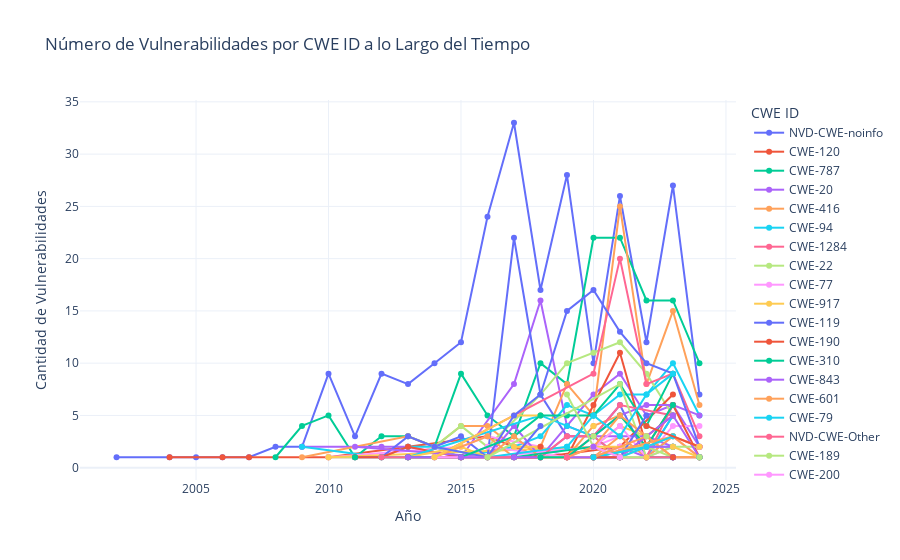

Write notebook code for a chart like this one.
### Markdown cell above
## Conclusión del Análisis

En el análisis del sistema CVSS, el **Vector String** emerge como un componente crucial para el cálculo del **Impact Score**, la **Explotabilidad** y el **Puntaje Base**. Al consolidar las características específicas de una vulnerabilidad en un formato estandarizado, el Vector String permite una evaluación uniforme y objetiva del riesgo asociado.

Esta estandarización facilita la comparación y priorización de vulnerabilidades, proporcionando una base sólida para la toma de decisiones informadas respecto a las medidas de mitigación. La capacidad del Vector String para encapsular diversos factores de riesgo asegura que las evaluaciones sean coherentes y precisas, optimizando así el proceso de gestión de vulnerabilidades y fortaleciendo la seguridad general del sistema.

### Code cell
import plotly.graph_objects as go

# Conectar a la base de datos y recuperar los datos
conn = mysql.connector.connect(**db_config)
cursor = conn.cursor()

query = """SELECT cwe.id,
                  cwe.cve_id,
                  cwe.cwe_id
            FROM cwe"""

cursor.execute(query)
results = cursor.fetchall()
df = pd.DataFrame(results, columns=['id', 'cve_id', 'cwe_id'])

# Extraer el año del CVE ID
df['year'] = df['cve_id'].str.extract(r'CVE-(\d{4})').astype(int)

# Contar la cantidad de vulnerabilidades por año y cwe_id
count_df = df.groupby(['year', 'cwe_id']).size().reset_index(name='count')

# Crear la gráfica interactiva con Plotly
fig = go.Figure()

for cwe_id in count_df['cwe_id'].unique():
    subset = count_df[count_df['cwe_id'] == cwe_id]
    fig.add_trace(go.Scatter(
        x=subset['year'],
        y=subset['count'],
        mode='lines+markers',
        name=cwe_id,
        line=dict(smoothing=0.3)  # Suaviza la línea
    ))

# Configurar el diseño de la gráfica
fig.update_layout(
    title='Número de Vulnerabilidades por CWE ID a lo Largo del Tiempo',
    xaxis_title='Año',
    yaxis_title='Cantidad de Vulnerabilidades',
    legend_title='CWE ID',
    template='plotly_white'
)

# Mostrar la gráfica
fig.show()

# Cerrar la conexión
cursor.close()
conn.close()

### Figure 1 — Plotly figure (JSON) as saved in the notebook; plotly's stock layout.template omitted (floating-point values rounded to 4 significant figures)
{"data": [{"line": {"smoothing": 0.3}, "mode": "lines+markers", "name": "NVD-CWE-noinfo", "type": "scatter", "x": [2002, 2004, 2005, 2006, 2007, 2008, 2009, 2010, 2011, 2012, 2013, 2014, 2015, 2016, 2017, 2018, 2019, 2020, 2021, 2022, 2023, 2024], "y": [1, 1, 1, 1, 1, 2, 2, 9, 3, 9, 8, 10, 12, 24, 33, 17, 28, 10, 26, 12, 27, 7]}, {"line": {"smoothing": 0.3}, "mode": "lines+markers", "name": "CWE-120", "type": "scatter", "x": [2004, 2006, 2007, 2010, 2013, 2016, 2017, 2018, 2019, 2020, 2021, 2023], "y": [1, 1, 1, 1, 2, 3, 2, 1, 1, 1, 1, 5]}, {"line": {"smoothing": 0.3}, "mode": "lines+markers", "name": "CWE-787", "type": "scatter", "x": [2008, 2009, 2010, 2011, 2012, 2013, 2014, 2015, 2016, 2017, 2018, 2019, 2020, 2021, 2022, 2023, 2024], "y": [1, 4, 5, 1, 3, 3, 2, 9, 5, 3, 10, 8, 22, 22, 16, 16, 10]}, {"line": {"smoothing": 0.3}, "mode": "lines+markers", "name": "CWE-20", "type": "scatter", "x": [2009, 2012, 2013, 2015, 2017, 2018, 2019, 2020, 2021, 2022, 2023, 2024], "y": [2, 2, 2, 1, 8, 16, 4, 7, 9, 5, 6, 2]}, {"line": {"smoothing": 0.3}, "mode": "lines+markers", "name": "CWE-416", "type": "scatter", "x": [2009, 2013, 2014, 2015, 2016, 2017, 2018, 2019, 2020, 2021, 2022, 2023, 2024], "y": [1, 3, 2, 4, 4, 2, 2, 8, 5, 25, 8, 15, 6]}, {"line": {"smoothing": 0.3}, "mode": "lines+markers", "name": "CWE-94", "type": "scatter", "x": [2009, 2012, 2013, 2014, 2015, 2017, 2018, 2019, 2020, 2021, 2022, 2023, 2024], "y": [2, 1, 2, 2, 1, 2, 3, 6, 5, 7, 7, 10, 5]}, {"line": {"smoothing": 0.3}, "mode": "lines+markers", "name": "CWE-1284", "type": "scatter", "x": [2010, 2022], "y": [1, 1]}, {"line": {"smoothing": 0.3}, "mode": "lines+markers", "name": "CWE-22", "type": "scatter", "x": [2010, 2013, 2014, 2015, 2016, 2018, 2019, 2020, 2021, 2022, 2023], "y": [1, 1, 2, 4, 2, 7, 10, 11, 12, 9, 5]}, {"line": {"smoothing": 0.3}, "mode": "lines+markers", "name": "CWE-77", "type": "scatter", "x": [2010, 2015, 2016, 2018, 2019, 2020, 2021, 2022, 2023, 2024], "y": [1, 2, 3, 2, 1, 2, 3, 1, 4, 4]}, {"line": {"smoothing": 0.3}, "mode": "lines+markers", "name": "CWE-917", "type": "scatter", "x": [2010, 2020, 2021, 2022], "y": [1, 2, 4, 3]}, {"line": {"smoothing": 0.3}, "mode": "lines+markers", "name": "CWE-119", "type": "scatter", "x": [2011, 2012, 2013, 2014, 2015, 2016, 2017, 2018, 2019, 2020, 2021, 2022, 2023], "y": [1, 1, 3, 2, 3, 1, 22, 7, 3, 3, 6, 1, 5]}, {"line": {"smoothing": 0.3}, "mode": "lines+markers", "name": "CWE-190", "type": "scatter", "x": [2011, 2012, 2013, 2015, 2016, 2018, 2021, 2023], "y": [1, 1, 2, 1, 1, 1, 2, 7]}, {"line": {"smoothing": 0.3}, "mode": "lines+markers", "name": "CWE-310", "type": "scatter", "x": [2011], "y": [1]}, {"line": {"smoothing": 0.3}, "mode": "lines+markers", "name": "CWE-843", "type": "scatter", "x": [2011, 2016, 2017, 2018, 2019, 2020, 2021, 2022, 2023, 2024], "y": [2, 1, 4, 1, 4, 3, 5, 6, 6, 5]}, {"line": {"smoothing": 0.3}, "mode": "lines+markers", "name": "CWE-601", "type": "scatter", "x": [2012, 2021], "y": [1, 1]}, {"line": {"smoothing": 0.3}, "mode": "lines+markers", "name": "CWE-79", "type": "scatter", "x": [2012, 2013, 2018, 2019, 2020, 2021, 2022, 2023], "y": [1, 1, 5, 4, 3, 1, 1, 5]}, {"line": {"smoothing": 0.3}, "mode": "lines+markers", "name": "NVD-CWE-Other", "type": "scatter", "x": [2012, 2014, 2020, 2021, 2022, 2023, 2024], "y": [1, 1, 9, 20, 8, 9, 3]}, {"line": {"smoothing": 0.3}, "mode": "lines+markers", "name": "CWE-189", "type": "scatter", "x": [2013], "y": [1]}, {"line": {"smoothing": 0.3}, "mode": "lines+markers", "name": "CWE-200", "type": "scatter", "x": [2013, 2015, 2016, 2019, 2020, 2021, 2022, 2023, 2024], "y": [1, 1, 2, 1, 1, 1, 1, 3, 1]}, {"line": {"smoothing": 0.3}, "mode": "lines+markers", "name": "CWE-264", "type": "scatter", "x": [2013, 2015, 2016], "y": [1, 2, 1]}, {"line": {"smoothing": 0.3}, "mode": "lines+markers", "name": "CWE-276", "type": "scatter", "x": [2013], "y": [1]}, {"line": {"smoothing": 0.3}, "mode": "lines+markers", "name": "CWE-287", "type": "scatter", "x": [2013, 2015, 2018, 2019, 2020, 2021, 2022, 2023, 2024], "y": [1, 1, 1, 1, 6, 11, 2, 6, 1]}, {"line": {"smoothing": 0.3}, "mode": "lines+markers", "name": "CWE-665", "type": "scatter", "x": [2013, 2020, 2022], "y": [1, 1, 2]}, {"line": {"smoothing": 0.3}, "mode": "lines+markers", "name": "CWE-74", "type": "scatter", "x": [2013, 2018, 2019, 2020, 2022, 2023], "y": [1, 1, 3, 3, 3, 2]}, {"line": {"smoothing": 0.3}, "mode": "lines+markers", "name": "CWE-125", "type": "scatter", "x": [2014, 2016, 2017, 2020, 2021, 2022, 2023, 2024], "y": [1, 3, 1, 1, 3, 1, 3, 1]}, {"line": {"smoothing": 0.3}, "mode": "lines+markers", "name": "CWE-255", "type": "scatter", "x": [2014], "y": [1]}, {"line": {"smoothing": 0.3}, "mode": "lines+markers", "name": "CWE-284", "type": "scatter", "x": [2014, 2019, 2020, 2021, 2022, 2023], "y": [1, 1, 3, 1, 1, 6]}, {"line": {"smoothing": 0.3}, "mode": "lines+markers", "name": "CWE-352", "type": "scatter", "x": [2014, 2016, 2020], "y": [2, 1, 1]}, {"line": {"smoothing": 0.3}, "mode": "lines+markers", "name": "CWE-362", "type": "scatter", "x": [2014, 2016, 2020, 2021, 2022, 2023], "y": [1, 1, 2, 4, 1, 2]}, {"line": {"smoothing": 0.3}, "mode": "lines+markers", "name": "CWE-399", "type": "scatter", "x": [2014, 2017, 2018], "y": [1, 5, 5]}, {"line": {"smoothing": 0.3}, "mode": "lines+markers", "name": "CWE-78", "type": "scatter", "x": [2014, 2016, 2017, 2018, 2019, 2020, 2021, 2022, 2023, 2024], "y": [2, 1, 5, 7, 15, 17, 13, 10, 9, 2]}, {"line": {"smoothing": 0.3}, "mode": "lines+markers", "name": "CWE-254", "type": "scatter", "x": [2015], "y": [1]}, {"line": {"smoothing": 0.3}, "mode": "lines+markers", "name": "CWE-502", "type": "scatter", "x": [2015, 2017, 2018, 2019, 2020, 2021, 2022, 2023], "y": [1, 3, 5, 5, 5, 8, 4, 9]}, {"line": {"smoothing": 0.3}, "mode": "lines+markers", "name": "CWE-824", "type": "scatter", "x": [2015, 2022], "y": [1, 1]}, {"line": {"smoothing": 0.3}, "mode": "lines+markers", "name": "CWE-434", "type": "scatter", "x": [2016, 2017, 2018, 2019, 2020, 2021], "y": [1, 3, 1, 1, 4, 5]}, {"line": {"smoothing": 0.3}, "mode": "lines+markers", "name": "CWE-611", "type": "scatter", "x": [2016, 2019], "y": [1, 2]}, {"line": {"smoothing": 0.3}, "mode": "lines+markers", "name": "CWE-89", "type": "scatter", "x": [2016, 2017, 2018, 2019, 2020, 2021, 2023], "y": [1, 1, 1, 3, 3, 6, 5]}, {"line": {"smoothing": 0.3}, "mode": "lines+markers", "name": "CWE-918", "type": "scatter", "x": [2016, 2021, 2022, 2023, 2024], "y": [1, 8, 1, 2, 2]}, {"line": {"smoothing": 0.3}, "mode": "lines+markers", "name": "CWE-281", "type": "scatter", "x": [2017], "y": [1]}, {"line": {"smoothing": 0.3}, "mode": "lines+markers", "name": "CWE-326", "type": "scatter", "x": [2017, 2018], "y": [2, 2]}, {"line": {"smoothing": 0.3}, "mode": "lines+markers", "name": "CWE-404", "type": "scatter", "x": [2017, 2018], "y": [1, 4]}, {"line": {"smoothing": 0.3}, "mode": "lines+markers", "name": "CWE-522", "type": "scatter", "x": [2017, 2020, 2021], "y": [1, 1, 1]}, {"line": {"smoothing": 0.3}, "mode": "lines+markers", "name": "CWE-552", "type": "scatter", "x": [2017, 2020], "y": [1, 2]}, {"line": {"smoothing": 0.3}, "mode": "lines+markers", "name": "CWE-755", "type": "scatter", "x": [2017, 2018, 2020, 2021, 2022, 2024], "y": [1, 1, 1, 2, 1, 1]}, {"line": {"smoothing": 0.3}, "mode": "lines+markers", "name": "CWE-134", "type": "scatter", "x": [2018, 2019, 2020, 2021], "y": [1, 1, 1, 1]}, {"line": {"smoothing": 0.3}, "mode": "lines+markers", "name": "CWE-36", "type": "scatter", "x": [2018], "y": [1]}, {"line": {"smoothing": 0.3}, "mode": "lines+markers", "name": "CWE-388", "type": "scatter", "x": [2018], "y": [1]}, {"line": {"smoothing": 0.3}, "mode": "lines+markers", "name": "CWE-401", "type": "scatter", "x": [2018, 2023], "y": [1, 1]}, {"line": {"smoothing": 0.3}, "mode": "lines+markers", "name": "CWE-415", "type": "scatter", "x": [2018, 2020, 2021], "y": [1, 1, 2]}, {"line": {"smoothing": 0.3}, "mode": "lines+markers", "name": "CWE-732", "type": "scatter", "x": [2018, 2019, 2021, 2022], "y": [1, 1, 1, 1]}, {"line": {"smoothing": 0.3}, "mode": "lines+markers", "name": "CWE-749", "type": "scatter", "x": [2018], "y": [1]}, {"line": {"smoothing": 0.3}, "mode": "lines+markers", "name": "CWE-80", "type": "scatter", "x": [2018], "y": [2]}, {"line": {"smoothing": 0.3}, "mode": "lines+markers", "name": "CWE-863", "type": "scatter", "x": [2018, 2019, 2021, 2022, 2023], "y": [1, 1, 5, 2, 6]}, {"line": {"smoothing": 0.3}, "mode": "lines+markers", "name": "CWE-122", "type": "scatter", "x": [2019, 2021, 2023, 2024], "y": [1, 1, 5, 1]}, {"line": {"smoothing": 0.3}, "mode": "lines+markers", "name": "CWE-269", "type": "scatter", "x": [2019, 2020, 2021, 2023, 2024], "y": [1, 2, 5, 1, 1]}, {"line": {"smoothing": 0.3}, "mode": "lines+markers", "name": "CWE-306", "type": "scatter", "x": [2019, 2020, 2021, 2022, 2023], "y": [2, 5, 3, 7, 9]}, {"line": {"smoothing": 0.3}, "mode": "lines+markers", "name": "CWE-521", "type": "scatter", "x": [2019], "y": [1]}, {"line": {"smoothing": 0.3}, "mode": "lines+markers", "name": "CWE-59", "type": "scatter", "x": [2019, 2020, 2021, 2022, 2023], "y": [7, 2, 1, 2, 1]}, {"line": {"smoothing": 0.3}, "mode": "lines+markers", "name": "CWE-1056", "type": "scatter", "x": [2020], "y": [1]}, {"line": {"smoothing": 0.3}, "mode": "lines+markers", "name": "CWE-1188", "type": "scatter", "x": [2020, 2022, 2023], "y": [2, 2, 3]}, {"line": {"smoothing": 0.3}, "mode": "lines+markers", "name": "CWE-121", "type": "scatter", "x": [2020, 2021, 2022], "y": [1, 1, 5]}, {"line": {"smoothing": 0.3}, "mode": "lines+markers", "name": "CWE-131", "type": "scatter", "x": [2020], "y": [1]}, {"line": {"smoothing": 0.3}, "mode": "lines+markers", "name": "CWE-178", "type": "scatter", "x": [2020], "y": [1]}, {"line": {"smoothing": 0.3}, "mode": "lines+markers", "name": "CWE-23", "type": "scatter", "x": [2020, 2021], "y": [1, 1]}, {"line": {"smoothing": 0.3}, "mode": "lines+markers", "name": "CWE-288", "type": "scatter", "x": [2020, 2023, 2024], "y": [1, 3, 2]}, {"line": {"smoothing": 0.3}, "mode": "lines+markers", "name": "CWE-295", "type": "scatter", "x": [2020, 2022, 2023], "y": [1, 2, 2]}, {"line": {"smoothing": 0.3}, "mode": "lines+markers", "name": "CWE-330", "type": "scatter", "x": [2020], "y": [1]}, {"line": {"smoothing": 0.3}, "mode": "lines+markers", "name": "CWE-347", "type": "scatter", "x": [2020], "y": [3]}, {"line": {"smoothing": 0.3}, "mode": "lines+markers", "name": "CWE-400", "type": "scatter", "x": [2020, 2021, 2023], "y": [2, 1, 1]}, {"line": {"smoothing": 0.3}, "mode": "lines+markers", "name": "CWE-427", "type": "scatter", "x": [2020], "y": [4]}, {"line": {"smoothing": 0.3}, "mode": "lines+markers", "name": "CWE-697", "type": "scatter", "x": [2020], "y": [1]}, {"line": {"smoothing": 0.3}, "mode": "lines+markers", "name": "CWE-706", "type": "scatter", "x": [2020, 2021], "y": [1, 1]}, {"line": {"smoothing": 0.3}, "mode": "lines+markers", "name": "CWE-73", "type": "scatter", "x": [2020], "y": [1]}, {"line": {"smoothing": 0.3}, "mode": "lines+markers", "name": "CWE-770", "type": "scatter", "x": [2020], "y": [2]}, {"line": {"smoothing": 0.3}, "mode": "lines+markers", "name": "CWE-798", "type": "scatter", "x": [2020, 2022, 2023, 2024], "y": [1, 3, 1, 1]}, {"line": {"smoothing": 0.3}, "mode": "lines+markers", "name": "CWE-91", "type": "scatter", "x": [2020], "y": [1]}, {"line": {"smoothing": 0.3}, "mode": "lines+markers", "name": "CWE-191", "type": "scatter", "x": [2021], "y": [1]}, {"line": {"smoothing": 0.3}, "mode": "lines+markers", "name": "CWE-193", "type": "scatter", "x": [2021], "y": [1]}, {"line": {"smoothing": 0.3}, "mode": "lines+markers", "name": "CWE-270", "type": "scatter", "x": [2021], "y": [1]}, {"line": {"smoothing": 0.3}, "mode": "lines+markers", "name": "CWE-285", "type": "scatter", "x": [2021], "y": [1]}, {"line": {"smoothing": 0.3}, "mode": "lines+markers", "name": "CWE-425", "type": "scatter", "x": [2021], "y": [1]}, {"line": {"smoothing": 0.3}, "mode": "lines+markers", "name": "CWE-494", "type": "scatter", "x": [2021], "y": [1]}, {"line": {"smoothing": 0.3}, "mode": "lines+markers", "name": "CWE-497", "type": "scatter", "x": [2021], "y": [1]}, {"line": {"smoothing": 0.3}, "mode": "lines+markers", "name": "CWE-667", "type": "scatter", "x": [2021], "y": [1]}, {"line": {"smoothing": 0.3}, "mode": "lines+markers", "name": "CWE-669", "type": "scatter", "x": [2021], "y": [1]}, {"line": {"smoothing": 0.3}, "mode": "lines+markers", "name": "CWE-754", "type": "scatter", "x": [2021, 2023], "y": [1, 3]}, {"line": {"smoothing": 0.3}, "mode": "lines+markers", "name": "CWE-782", "type": "scatter", "x": [2021], "y": [1]}, {"line": {"smoothing": 0.3}, "mode": "lines+markers", "name": "CWE-862", "type": "scatter", "x": [2021, 2022], "y": [1, 1]}, {"line": {"smoothing": 0.3}, "mode": "lines+markers", "name": "CWE-912", "type": "scatter", "x": [2021], "y": [1]}, {"line": {"smoothing": 0.3}, "mode": "lines+markers", "name": "CWE-116", "type": "scatter", "x": [2022], "y": [2]}, {"line": {"smoothing": 0.3}, "mode": "lines+markers", "name": "CWE-197", "type": "scatter", "x": [2022], "y": [1]}, {"line": {"smoothing": 0.3}, "mode": "lines+markers", "name": "CWE-290", "type": "scatter", "x": [2022, 2024], "y": [4, 2]}, {"line": {"smoothing": 0.3}, "mode": "lines+markers", "name": "CWE-345", "type": "scatter", "x": [2022, 2023], "y": [1, 1]}, {"line": {"smoothing": 0.3}, "mode": "lines+markers", "name": "CWE-367", "type": "scatter", "x": [2022, 2023], "y": [2, 2]}, {"line": {"smoothing": 0.3}, "mode": "lines+markers", "name": "CWE-406", "type": "scatter", "x": [2022], "y": [1]}, {"line": {"smoothing": 0.3}, "mode": "lines+markers", "name": "CWE-426", "type": "scatter", "x": [2022], "y": [2]}, {"line": {"smoothing": 0.3}, "mode": "lines+markers", "name": "CWE-444", "type": "scatter", "x": [2022, 2023], "y": [1, 1]}, {"line": {"smoothing": 0.3}, "mode": "lines+markers", "name": "CWE-610", "type": "scatter", "x": [2022], "y": [3]}, {"line": {"smoothing": 0.3}, "mode": "lines+markers", "name": "CWE-664", "type": "scatter", "x": [2022], "y": [1]}, {"line": {"smoothing": 0.3}, "mode": "lines+markers", "name": "CWE-703", "type": "scatter", "x": [2022], "y": [1]}, {"line": {"smoothing": 0.3}, "mode": "lines+markers", "name": "CWE-294", "type": "scatter", "x": [2023], "y": [1]}, {"line": {"smoothing": 0.3}, "mode": "lines+markers", "name": "CWE-303", "type": "scatter", "x": [2023], "y": [1]}, {"line": {"smoothing": 0.3}, "mode": "lines+markers", "name": "CWE-351", "type": "scatter", "x": [2023], "y": [1]}, {"line": {"smoothing": 0.3}, "mode": "lines+markers", "name": "CWE-420", "type": "scatter", "x": [2023], "y": [1]}, {"line": {"smoothing": 0.3}, "mode": "lines+markers", "name": "CWE-473", "type": "scatter", "x": [2023], "y": [2]}, {"line": {"smoothing": 0.3}, "mode": "lines+markers", "name": "CWE-532", "type": "scatter", "x": [2023], "y": [2]}, {"line": {"smoothing": 0.3}, "mode": "lines+markers", "name": "CWE-591", "type": "scatter", "x": [2023], "y": [1]}, {"line": {"smoothing": 0.3}, "mode": "lines+markers", "name": "CWE-640", "type": "scatter", "x": [2023], "y": [2]}, {"line": {"smoothing": 0.3}, "mode": "lines+markers", "name": "CWE-662", "type": "scatter", "x": [2023], "y": [1]}, {"line": {"smoothing": 0.3}, "mode": "lines+markers", "name": "CWE-822", "type": "scatter", "x": [2023, 2024], "y": [2, 1]}, {"line": {"smoothing": 0.3}, "mode": "lines+markers", "name": "CWE-823", "type": "scatter", "x": [2023], "y": [1]}, {"line": {"smoothing": 0.3}, "mode": "lines+markers", "name": "CWE-95", "type": "scatter", "x": [2023], "y": [1]}, {"line": {"smoothing": 0.3}, "mode": "lines+markers", "name": "CWE-1336", "type": "scatter", "x": [2024], "y": [1]}, {"line": {"smoothing": 0.3}, "mode": "lines+markers", "name": "CWE-280", "type": "scatter", "x": [2024], "y": [1]}, {"line": {"smoothing": 0.3}, "mode": "lines+markers", "name": "CWE-506", "type": "scatter", "x": [2024], "y": [1]}, {"line": {"smoothing": 0.3}, "mode": "lines+markers", "name": "CWE-670", "type": "scatter", "x": [2024], "y": [1]}, {"line": {"smoothing": 0.3}, "mode": "lines+markers", "name": "CWE-693", "type": "scatter", "x": [2024], "y": [2]}, {"line": {"smoothing": 0.3}, "mode": "lines+markers", "name": "CWE-783", "type": "scatter", "x": [2024], "y": [1]}, {"line": {"smoothing": 0.3}, "mode": "lines+markers", "name": "CWE-835", "type": "scatter", "x": [2024], "y": [2]}, {"line": {"smoothing": 0.3}, "mode": "lines+markers", "name": "CWE-908", "type": "scatter", "x": [2024], "y": [2]}], "layout": {"legend": {"title": {"text": "CWE ID"}}, "title": {"text": "Número de Vulnerabilidades por CWE ID a lo Largo del Tiempo"}, "xaxis": {"title": {"text": "Año"}}, "yaxis": {"title": {"text": "Cantidad de Vulnerabilidades"}}}}
